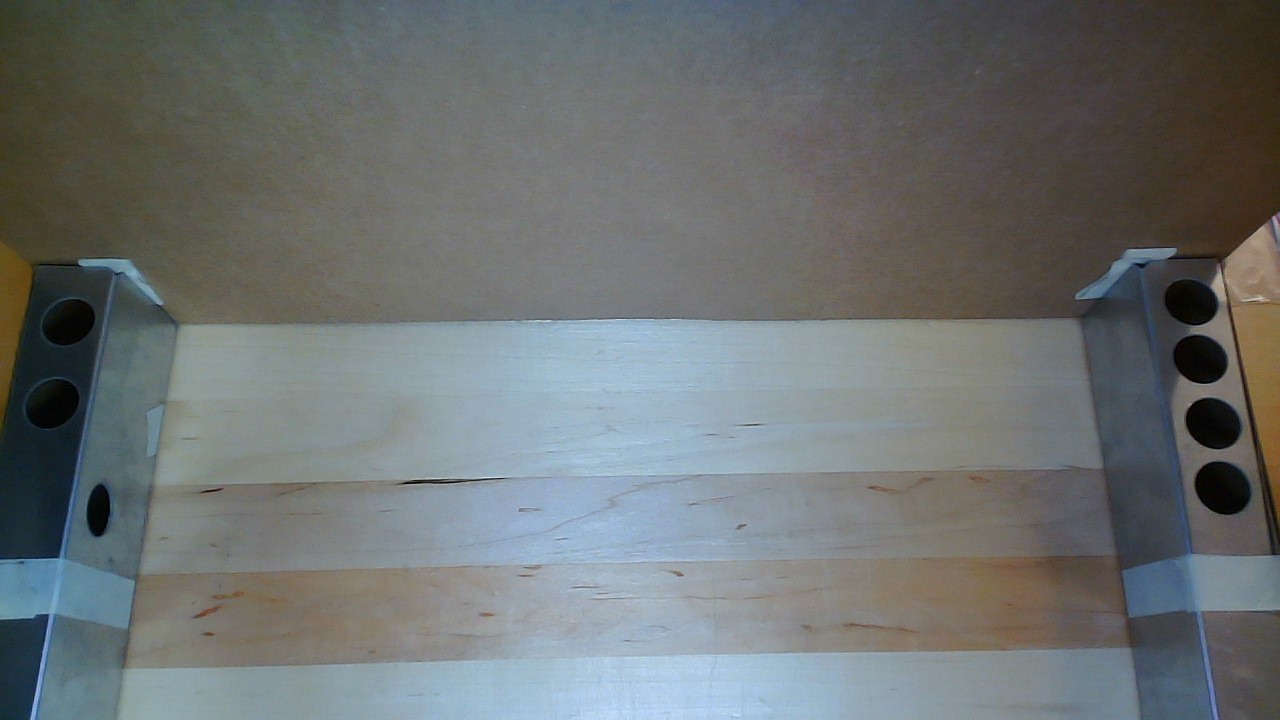
#> input picture images/Metal_1.jpg, 1280 x 720 px
$ python turn_Bin.py
#> lines starting #> are read from the running program, lines starting #| are printed output that depends on the picture; after the words box and inside, x2 and y2 are one past the last pixel; in counts of white or black regions, pixels touching at a corner belong together
import cv2
import numpy as np


def turn_Bin(img_file="./images/Metal_1.jpg"):

#> called with img_file = './images/Metal_1.jpg'
    img = cv2.imread(img_file)
#> img is the input picture: shape (720, 1280, 3); mean B, G, R 113, 113, 108


    img = cv2.resize(img, (0, 0), fx=0.5, fy=0.5)
#> img: shape (360, 640, 3)

    # Convert the image to grayscale
    gray = cv2.cvtColor(img, cv2.COLOR_BGR2GRAY)
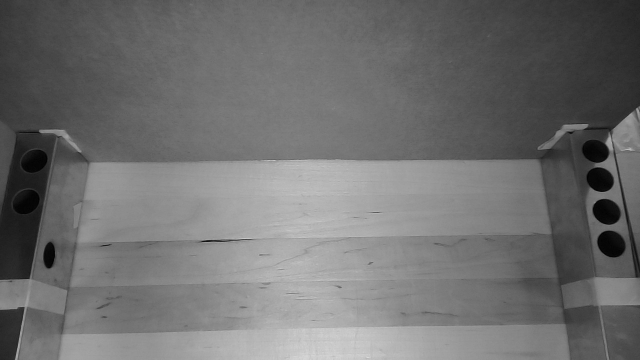
#> gray: shape (360, 640); min 1, max 218, mean 111.6

    # Set the threshold for "black"
    black_threshold = 25

    mask = gray < black_threshold
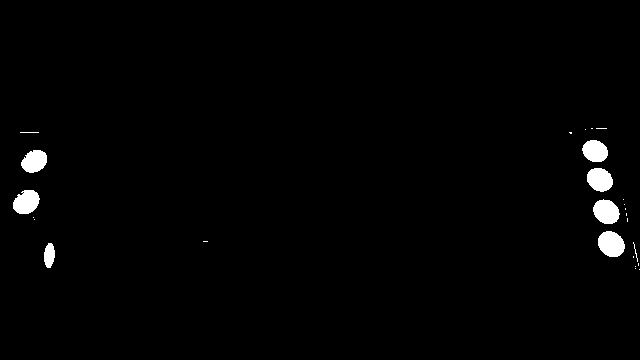
#> mask: shape (360, 640) bool; 1.4% white; 26 white regions (18 under 20 px)

    # Find contours in the mask
    contours, _ = cv2.findContours(mask.astype(np.uint8), cv2.RETR_EXTERNAL, cv2.CHAIN_APPROX_SIMPLE)
#> contours = 26 contours, 19 with area under 20; largest, box (x1, y1, x2, y2) and area: (598, 231, 625, 257) 504, (593, 199, 620, 224) 467, (13, 190, 40, 214) 452, (587, 168, 613, 192) 446, (21, 150, 47, 173) 412, (582, 140, 608, 162) 410, (44, 243, 55, 268) 185

    # Draw contours as ellipses
    for cnt in contours:
        if cv2.contourArea(cnt) > 50:
            ellipse = cv2.fitEllipse(cnt)
            cv2.ellipse(img, ellipse, (0, 255, 0), 1)
#> this loop made 26 passes
#> ellipse on passes 6, 9, 17, 18, 19, 20, 21: ((48.9, 254.9), (9.87, 24.28), 4.43), ((610.8, 243.7), (23.09, 28.15), 130.7), ((605.9, 211.3), (22.34, 27.07), 125.6), ((25.97, 201.8), (21.15, 27.87), 51.53), ((599.3, 179.2), (21.67, 26.5), 121.3), ((34.11, 161), (19.97, 26.71), 57.95), ((594.7, 150.7), (20.65, 25.69), 114.5)
#> cnt on passes 1, 2, 3, 4, 5, 8: [[639, 269]], [[635, 268]], [[635, 266]], [[638, 263], [638, 265]], [[633, 256], [633, 257]], [[203, 241], [207, 241]]
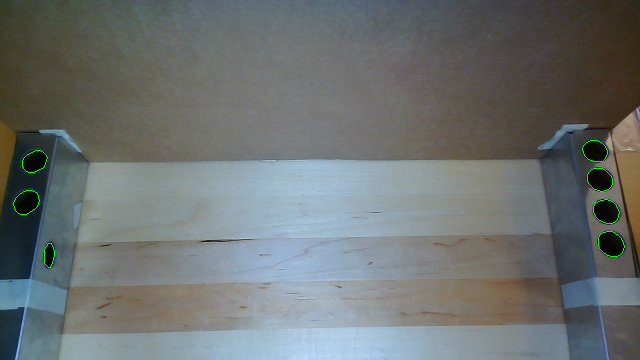
#> img: shape (360, 640, 3); mean B, G, R 113.1, 113.6, 108.1

    # Print the number of circles drawn
    num_Circles = {len(contours)}
#> num_Circles = 1 item

    return (img, num_Circles)

img, num_circles = turn_Bin()
#> num_circles = 1 item
cv2.imshow('Result', img)
print(f"Number of circles drawn: {num_circles}")
#| Number of circles drawn: {26}
cv2.waitKey(0)
cv2.destroyAllWindows()
